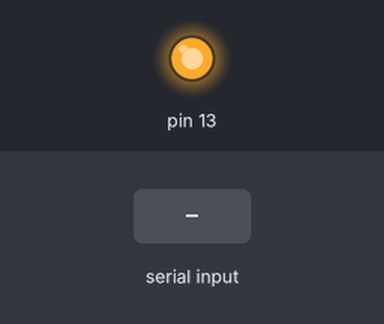
The sketch below on a simulated Arduino Uno, built with avr-gcc and run on an emulated ATmega328P. On the bench: output pins drawn as LEDs (lit = HIGH). The test bench sets the inputs (shaded band). What the sketch prints to the serial monitor is not drawn.

Above: at 0.1 s.
At 4.2 s:
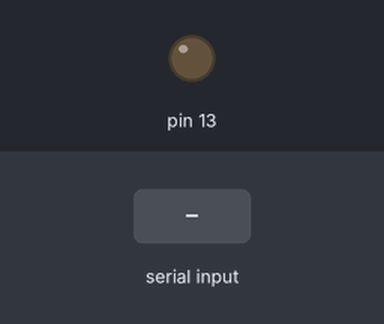
4.3 s: "AgriWeather" received over the second serial link
6.8 s: "!" received over the second serial link
9.3 s: "@" received over the second serial link
Timing chart, 0 to 12.3 s (numbered marks = the images above; inputs shaded):
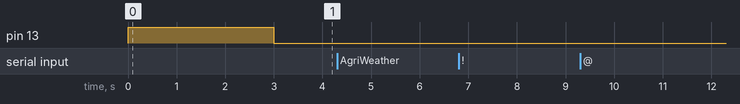

Measured:
- after the input at 4.3 s, every drawn part: stays the same
- after the input at 6.8 s, every drawn part: stays the same
- after the input at 9.3 s, every drawn part: stays the same

The sketch:

lora_repeater_2.ino
```cpp
#include <SoftwareSerial.h>

SoftwareSerial lora(4, 5);

void setup() {
    Serial.begin(9600);
    lora.begin(9600);

    pinMode(13, OUTPUT);

    digitalWrite(13, HIGH);
    delay(3000);
    digitalWrite(13, LOW);
}

void loop() {
  if (lora.available()) {
    String read_string = lora.readString();
    Serial.println(read_string.length());
    Serial.println(read_string);
    if (read_string.length() >= 74 && read_string.length() <= 78 &&read_string.indexOf("AgriWeather") != -1 && read_string.indexOf("!") == -1 && read_string.indexOf("@") == -1) {
        //Serial.println("if");
        //Serial.println(read_string.indexOf("AgriWeather"));
        //Serial.println(read_string);
        digitalWrite(13, HIGH);
        lora.println("@" + read_string);
        delay(500);
        digitalWrite(13, LOW);
    } else{
        //Serial.println("else");
        //Serial.println(read_string.indexOf("AgriWeather"));
        //Serial.println(read_string);
    }
  }
}
```
